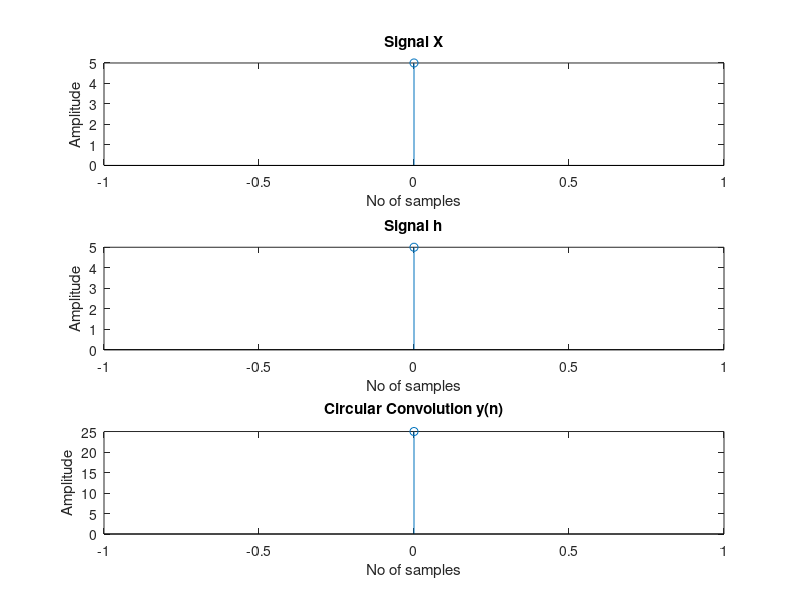

Recreate this plot in MATLAB.
x = input("Enter the first signal: ");
h = input("Enter the second signal: ");
lx = length(x);
lh = length(h);
d = lx - lh;
if( d>0 )
  for i=1:d;
    h(lh+i) = 0;
  end;
  n=lx;
elseif(d<0)
  d=-d;
  n=lh;
  for i=1:d;
    x(lx+i) = 0;
  end;
else
  n=lx;
end;
nn = (0:1:n-1);

subplot(3,1,1);
stem(nn,x);
xlabel("No of samples");
ylabel("Amplitude");
title("Signal X");

subplot(3,1,2);
stem(nn,h);
xlabel("No of samples");
ylabel("Amplitude");
title("Signal h");

x = x';
h = h';
for i=1:n
  for j=1:n
    k = mod((j-i+1),n);
    if(k==0)
      k=n;
    end;
    m(i,j)=h(k);
  end;
end;   
m= m';
y = m*x;
y = y';
disp(y);
subplot(3,1,3);
stem(nn,y);
xlabel("No of samples");
ylabel("Amplitude");
title("Circular Convolution y(n)");
